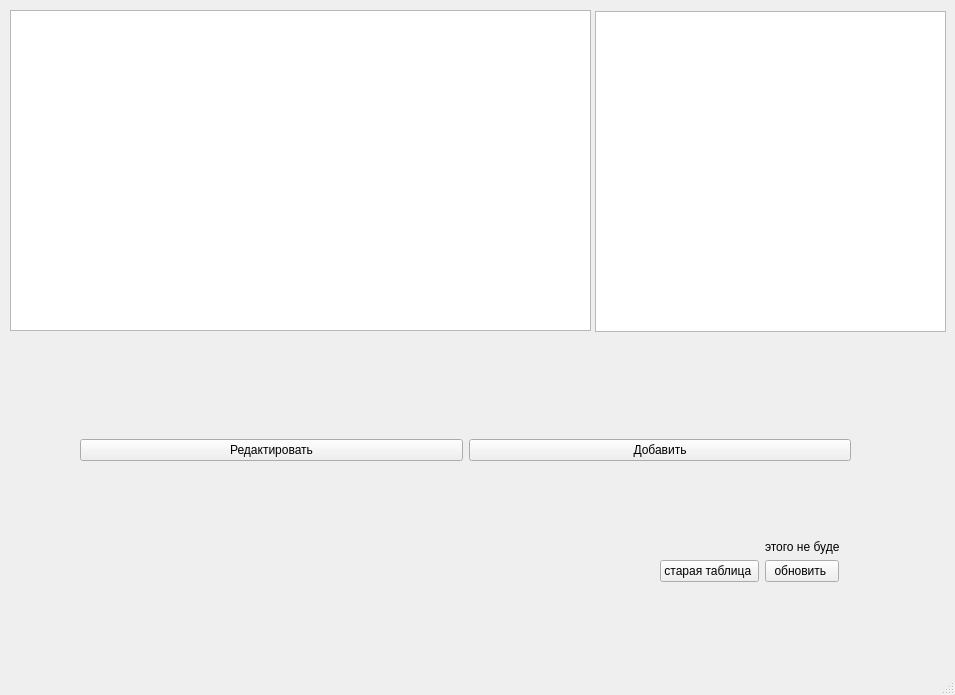
<?xml version="1.0" encoding="UTF-8"?>
<ui version="4.0">
 <class>MainWindow</class>
 <widget class="QMainWindow" name="MainWindow">
  <property name="geometry">
   <rect>
    <x>0</x>
    <y>0</y>
    <width>955</width>
    <height>695</height>
   </rect>
  </property>
  <property name="windowTitle">
   <string>MainWindow</string>
  </property>
  <widget class="QWidget" name="centralwidget">
   <widget class="QTableView" name="tableView1">
    <property name="geometry">
     <rect>
      <x>10</x>
      <y>10</y>
      <width>581</width>
      <height>321</height>
     </rect>
    </property>
   </widget>
   <widget class="QTableView" name="tableView">
    <property name="geometry">
     <rect>
      <x>595</x>
      <y>11</y>
      <width>351</width>
      <height>321</height>
     </rect>
    </property>
   </widget>
   <widget class="QWidget" name="gridLayoutWidget">
    <property name="geometry">
     <rect>
      <x>80</x>
      <y>390</y>
      <width>771</width>
      <height>121</height>
     </rect>
    </property>
    <layout class="QGridLayout" name="gridLayout">
     <item row="0" column="0">
      <widget class="QPushButton" name="add">
       <property name="text">
        <string>Редактировать</string>
       </property>
      </widget>
     </item>
     <item row="0" column="1">
      <widget class="QPushButton" name="pushButton_2">
       <property name="enabled">
        <bool>true</bool>
       </property>
       <property name="text">
        <string>Добавить</string>
       </property>
      </widget>
     </item>
    </layout>
   </widget>
   <widget class="QWidget" name="formLayoutWidget">
    <property name="geometry">
     <rect>
      <x>660</x>
      <y>540</y>
      <width>179</width>
      <height>80</height>
     </rect>
    </property>
    <layout class="QFormLayout" name="formLayout">
     <item row="2" column="0">
      <widget class="QPushButton" name="pushButton_5">
       <property name="text">
        <string>старая таблица </string>
       </property>
      </widget>
     </item>
     <item row="2" column="1">
      <widget class="QPushButton" name="pushButton_4">
       <property name="text">
        <string>обновить </string>
       </property>
      </widget>
     </item>
     <item row="1" column="1">
      <widget class="QLabel" name="label">
       <property name="text">
        <string>этого не будет </string>
       </property>
      </widget>
     </item>
    </layout>
   </widget>
  </widget>
  <widget class="QMenuBar" name="menubar">
   <property name="geometry">
    <rect>
     <x>0</x>
     <y>0</y>
     <width>955</width>
     <height>21</height>
    </rect>
   </property>
  </widget>
  <widget class="QStatusBar" name="statusbar"/>
 </widget>
 <resources/>
 <connections/>
</ui>
